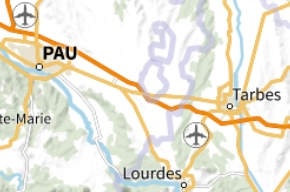
#> input picture data/test_maps/1.jpg, 290 x 192 px, found by its file name; its folder holds 4 pictures in this run
$ python bravo_farid_clutter.py
#> lines starting #> are read from the running program, lines starting #| are printed output that depends on the picture
# Implementation of the Bravo & Farid scale invariant clutter measure, based on the segmentation of the image (https://doi.org/10.1167/8.1.23)

import argparse
from os import listdir
from os.path import isfile, join, abspath
from skimage import io
from skimage.segmentation import felzenszwalb
import numpy as np
import math

def scale_invariant_clutter(opt):
    directory = abspath(opt.test_images)
    files = [f for f in listdir(directory) if isfile(join(directory, f))]

    result = []
    for file in files:
        clutter = scale_invariant_clutter_image(file,directory,opt.scale,opt.sigma,opt.submit,opt.save_flag)
#> in scale_invariant_clutter_image, map is the input picture: shape (192, 290, 3); mean R, G, B 233.5, 230.1, 217.6
#> in scale_invariant_clutter_image, `segments = felzenszwalb(map, scale, sigma, min_size=5)`:
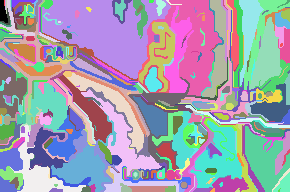
#> segments: shape (192, 290) int64; 429 distinct labels, from 0 to 428; one colour per label, 0 black
#> in scale_invariant_clutter_image, `clutter = len(np.unique(segments))/math.pow(scale,-1.32)`: clutter = 187265.3
#> clutter = 187265.3
        result.append((file,clutter))
#> pass 2 of the loop in scale_invariant_clutter, `for file in files:`:
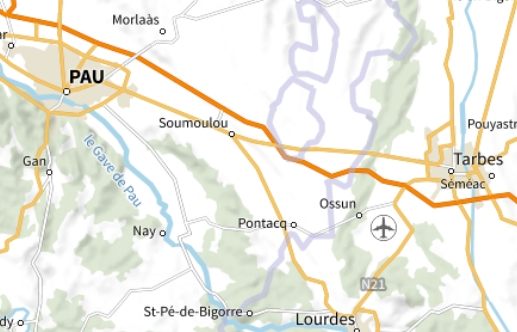
#> input picture data/test_maps/2.jpg, 517 x 332 px, found by its file name
#> in scale_invariant_clutter_image, map is the input picture: shape (332, 517, 3); mean R, G, B 236.4, 234.9, 225.3
#> in scale_invariant_clutter_image (call 2), `segments = felzenszwalb(map, scale, sigma, min_size=5)`:
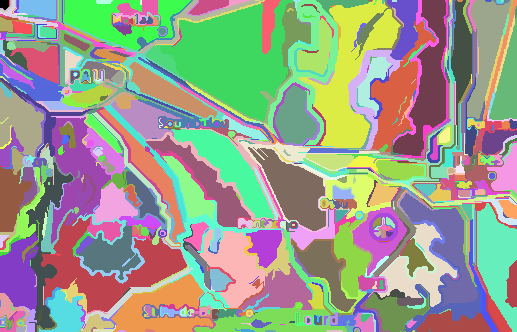
#> segments: shape (332, 517) int64; 911 distinct labels, from 0 to 910; one colour per label, 0 black
#> in scale_invariant_clutter_image (call 2), `clutter = len(np.unique(segments))/math.pow(scale,-1.32)`: clutter = 397665.9
#> pass 3 of the loop in scale_invariant_clutter, `for file in files:`:
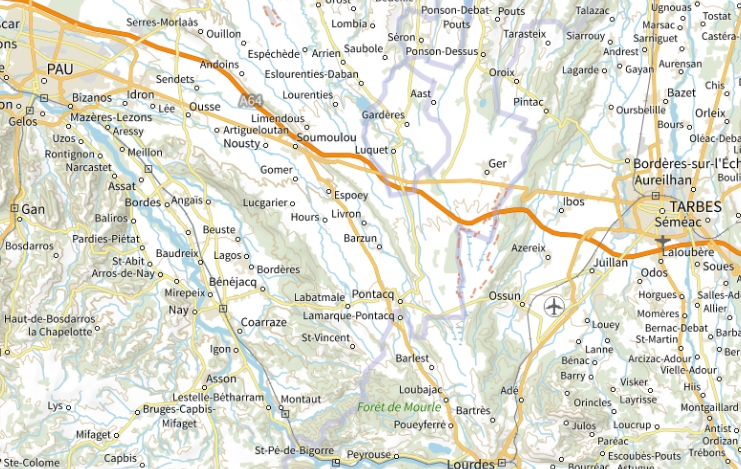
#> input picture data/test_maps/3.jpg, 741 x 469 px, found by its file name
#> in scale_invariant_clutter_image, map is the input picture: shape (469, 741, 3); mean R, G, B 223.9, 223.9, 212.2
#> in scale_invariant_clutter_image (call 3), `segments = felzenszwalb(map, scale, sigma, min_size=5)`:
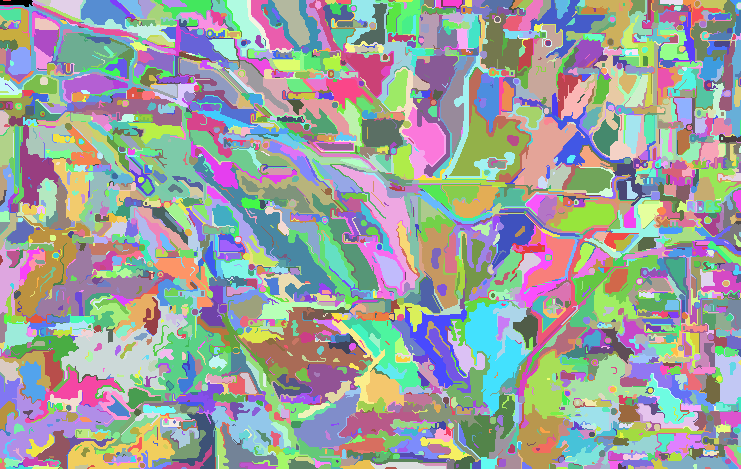
#> segments: shape (469, 741) int64; 3363 distinct labels, from 0 to 3362; one colour per label, 0 black
#> in scale_invariant_clutter_image (call 3), `clutter = len(np.unique(segments))/math.pow(scale,-1.32)`: clutter = 1468002.7
#> the loop made 4 passes; the first 3 are shown

    return result

def scale_invariant_clutter_image(path, directory, scale, sigma, output_path, save):
    map = io.imread(join(directory, path))
    segments = felzenszwalb(map, scale, sigma, min_size=5)
    clutter = len(np.unique(segments))/math.pow(scale,-1.32)

    return clutter

if __name__ == '__main__':
    parser = argparse.ArgumentParser(description='Quad-tree clutter analysis')
    parser.add_argument('--test_images', type=str, default='./data/test_maps', help='path to images to analyse')
    parser.add_argument('--submit', type=str, default='./data/clutter_results', help='path to save results')
    parser.add_argument('--scale', type=float, default=100.0, help='quad tree threshold')
    parser.add_argument('--sigma', type=float, default=0.95, help='sigma value for the Gaussian filter')
    parser.add_argument('--save_flag', type=bool, default=True, help='save clutter maps or not')

    opt = parser.parse_args()

    result = scale_invariant_clutter(opt)
    print(result)
